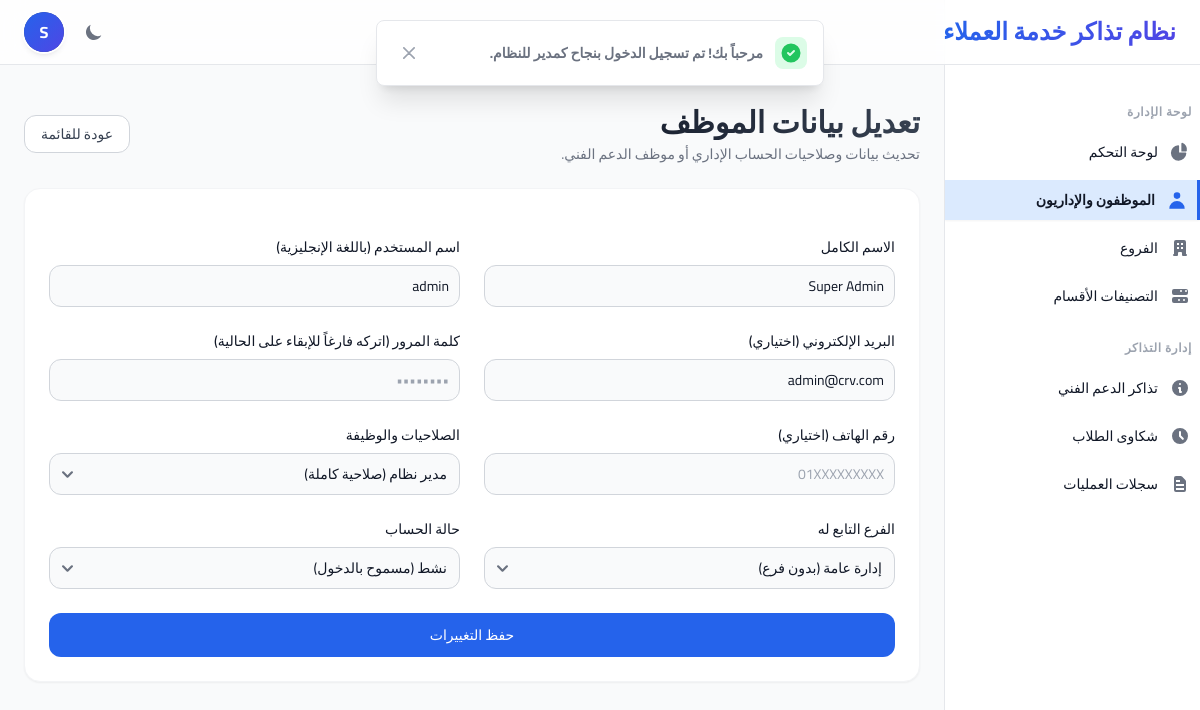
Screenshot of /admin/employee-edit.php?id=1 (signed in) with the database file from the repository.
### tables this page shows
CREATE TABLE IF NOT EXISTS `employees` (
    `id` INT AUTO_INCREMENT PRIMARY KEY,
    `branch_id` INT NULL,
    `name` VARCHAR(150) NOT NULL,
    `username` VARCHAR(100) UNIQUE NOT NULL,
    `email` VARCHAR(190) UNIQUE NULL,
    `password` VARCHAR(255) NOT NULL,
    `phone` VARCHAR(30) NULL,
    `role` ENUM('admin','employee') DEFAULT 'employee',
    `status` ENUM('active','inactive') DEFAULT 'active',
    `last_login_at` DATETIME NULL,
    `created_at` TIMESTAMP DEFAULT CURRENT_TIMESTAMP,
    CONSTRAINT `fk_employees_branch` FOREIGN KEY (`branch_id`) REFERENCES `branches` (`id`) ON DELETE SET NULL
);

### admin/employee-edit.php (the view, shortened to what this page needs)
<?php
$db = getDBConnection();
$id = (int)($_GET['id'] ?? 0);
$stmt = $db->prepare("SELECT * FROM employees WHERE id = :id");
$stmt->execute(['id' => $id]);
$employee = $stmt->fetch();
require_once __DIR__ . '/../includes/header.php';
require_once __DIR__ . '/../includes/sidebar.php';
?>
<main class="p-6 space-y-6 flex-1">
    <div class="flex items-center justify-between">
        <div>
            <h1 class="text-3xl font-bold bg-gradient-to-r from-gray-900 to-gray-700 dark:from-white dark:to-gray-300 bg-clip-text text-transparent">
            </h1>
            <p class="mt-1 text-sm text-gray-500 dark:text-gray-400">تحديث بيانات وصلاحيات الحساب الإداري أو موظف الدعم الفني.</p>
        </div>
        <a href="<?php echo BASE_URL; ?>admin/employees.php" class="px-4 py-2 text-sm font-medium text-gray-700 bg-white border border-gray-300 hover:bg-gray-50 dark:bg-gray-800 dark:text-gray-300 dark:border-gray-600 rounded-xl transition-all">
            عودة للقائمة
        </a>
    </div>
    <div class="p-6 bg-white border border-gray-100 rounded-2xl shadow-sm dark:bg-gray-800 dark:border-gray-700 w-full">
        <form class="space-y-6" action="" method="POST">
            <div class="grid grid-cols-1 md:grid-cols-2 gap-6">
                <div>
                    <label class="block mb-2 text-sm font-medium text-gray-900 dark:text-white">الاسم الكامل</label>
                    <input type="text" name="name" class="bg-gray-50 border border-gray-300 text-gray-900 text-sm rounded-xl focus:ring-blue-500 focus:border-blue-500 block w-full p-2.5 dark:bg-gray-700 dark:border-gray-600 placeholder-gray-400 dark:placeholder-gray-500 dark:text-white" placeholder="الاسم ثلاثي أو رباعي" required value="<?php echo htmlspecialchars($employee['name']); ?>">
                </div>
                <div>
                    <label class="block mb-2 text-sm font-medium text-gray-900 dark:text-white">اسم المستخدم (باللغة الإنجليزية)</label>
                    <input type="text" name="username" class="bg-gray-50 border border-gray-300 text-gray-900 text-sm rounded-xl focus:ring-blue-500 focus:border-blue-500 block w-full p-2.5 dark:bg-gray-700 dark:border-gray-600 placeholder-gray-400 dark:placeholder-gray-500 dark:text-white" placeholder="مثال: ahmad_ali" required value="<?php echo htmlspecialchars($employee['username']); ?>">
                </div>
                <div>
                    <label class="block mb-2 text-sm font-medium text-gray-900 dark:text-white">البريد الإلكتروني (اختياري)</label>
                    <input type="email" name="email" class="bg-gray-50 border border-gray-300 text-gray-900 text-sm rounded-xl focus:ring-blue-500 focus:border-blue-500 block w-full p-2.5 dark:bg-gray-700 dark:border-gray-600 placeholder-gray-400 dark:placeholder-gray-500 dark:text-white" placeholder="name@example.com" value="<?php echo htmlspecialchars($employee['email'] ?? ''); ?>">
                </div>
                <div>
                    <label class="block mb-2 text-sm font-medium text-gray-900 dark:text-white">كلمة المرور (اتركه فارغاً للإبقاء على الحالية)</label>
                    <input type="password" name="password" class="bg-gray-50 border border-gray-300 text-gray-900 text-sm rounded-xl focus:ring-blue-500 focus:border-blue-500 block w-full p-2.5 dark:bg-gray-700 dark:border-gray-600 placeholder-gray-400 dark:placeholder-gray-500 dark:text-white" placeholder="••••••••">
                </div>
                <div>
                    <label class="block mb-2 text-sm font-medium text-gray-900 dark:text-white">رقم الهاتف (اختياري)</label>
                    <input type="text" name="phone" class="bg-gray-50 border border-gray-300 text-gray-900 text-sm rounded-xl focus:ring-blue-500 focus:border-blue-500 block w-full p-2.5 dark:bg-gray-700 dark:border-gray-600 placeholder-gray-400 dark:placeholder-gray-500 dark:text-white" placeholder="01XXXXXXXXX" value="<?php echo htmlspecialchars($employee['phone'] ?? ''); ?>">
                </div>
                <div>
                    <label class="block mb-2 text-sm font-medium text-gray-900 dark:text-white">الصلاحيات والوظيفة</label>
                    <select name="role" class="bg-gray-50 border border-gray-300 text-gray-900 text-sm rounded-xl focus:ring-blue-500 focus:border-blue-500 block w-full p-2.5 dark:bg-gray-700 dark:border-gray-600 dark:text-white">
                        <option value="admin" <?php echo $employee['role'] === 'admin' ? 'selected' : ''; ?>>مدير نظام (صلاحية كاملة)</option>
                    </select>
                </div>
                <div>
                    <label class="block mb-2 text-sm font-medium text-gray-900 dark:text-white">الفرع التابع له</label>
                    <select name="branch_id" class="bg-gray-50 border border-gray-300 text-gray-900 text-sm rounded-xl focus:ring-blue-500 focus:border-blue-500 block w-full p-2.5 dark:bg-gray-700 dark:border-gray-600 dark:text-white">
                        <option value="">إدارة عامة (بدون فرع)</option>
                    </select>
                </div>
                <div>
                    <label class="block mb-2 text-sm font-medium text-gray-900 dark:text-white">حالة الحساب</label>
                    <select name="status" class="bg-gray-50 border border-gray-300 text-gray-900 text-sm rounded-xl focus:ring-blue-500 focus:border-blue-500 block w-full p-2.5 dark:bg-gray-700 dark:border-gray-600 dark:text-white">
                        <option value="active" <?php echo $employee['status'] === 'active' ? 'selected' : ''; ?>>نشط (مسموح بالدخول)</option>
                    </select>
                </div>
            </div>
            <button type="submit" class="w-full text-white bg-blue-600 hover:bg-blue-700 focus:ring-4 focus:outline-none focus:ring-blue-300 font-medium rounded-xl text-sm px-5 py-3 text-center dark:bg-blue-600 dark:hover:bg-blue-700">حفظ التغييرات</button>
        </form>
    </div>
</main>
<?php
require_once __DIR__ . '/../includes/footer.php';
?>

### includes/header.php (style rules this page uses)
body { font-family: 'Cairo', sans-serif; }

### rows the page displays
employees: name "Super Admin", username "admin", email "admin@crv.com", role "مدير نظام (صلاحية كاملة)", status "نشط (مسموح بالدخول)"

### other values shown
substr($_SESSION['user_name'] ?? 'م', 0, 1) "S"
$_SESSION['success'] "مرحباً بك! تم تسجيل الدخول بنجاح كمدير للنظام."
